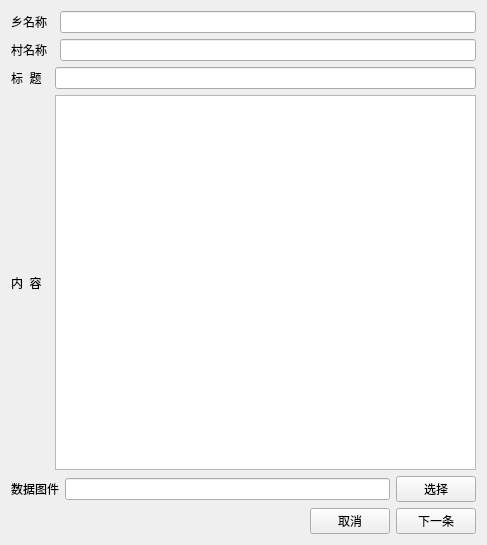
<?xml version="1.0" encoding="UTF-8"?>
<ui version="4.0">
 <class>Form</class>
 <widget class="QWidget" name="Form">
  <property name="geometry">
   <rect>
    <x>0</x>
    <y>0</y>
    <width>487</width>
    <height>545</height>
   </rect>
  </property>
  <property name="windowTitle">
   <string>Form</string>
  </property>
  <layout class="QGridLayout" name="gridLayout">
   <item row="0" column="0">
    <layout class="QHBoxLayout" name="horizontalLayout">
     <item>
      <widget class="QLabel" name="label">
       <property name="text">
        <string>乡名称  </string>
       </property>
      </widget>
     </item>
     <item>
      <widget class="QLineEdit" name="lineEdit"/>
     </item>
    </layout>
   </item>
   <item row="1" column="0">
    <layout class="QHBoxLayout" name="horizontalLayout_2">
     <item>
      <widget class="QLabel" name="label_2">
       <property name="text">
        <string>村名称  </string>
       </property>
      </widget>
     </item>
     <item>
      <widget class="QLineEdit" name="lineEdit_2"/>
     </item>
    </layout>
   </item>
   <item row="2" column="0">
    <layout class="QHBoxLayout" name="horizontalLayout_3">
     <item>
      <widget class="QLabel" name="label_3">
       <property name="text">
        <string>标  题  </string>
       </property>
      </widget>
     </item>
     <item>
      <widget class="QLineEdit" name="lineEdit_4"/>
     </item>
    </layout>
   </item>
   <item row="3" column="0">
    <layout class="QHBoxLayout" name="horizontalLayout_4">
     <item>
      <widget class="QLabel" name="label_4">
       <property name="text">
        <string>内  容  </string>
       </property>
      </widget>
     </item>
     <item>
      <widget class="QTextEdit" name="textEdit_2"/>
     </item>
    </layout>
   </item>
   <item row="4" column="0">
    <layout class="QHBoxLayout" name="horizontalLayout_5">
     <item>
      <widget class="QLabel" name="label_5">
       <property name="text">
        <string>数据图件</string>
       </property>
      </widget>
     </item>
     <item>
      <widget class="QLineEdit" name="lineEdit_5"/>
     </item>
     <item>
      <widget class="QPushButton" name="pushButton">
       <property name="text">
        <string>选择</string>
       </property>
      </widget>
     </item>
    </layout>
   </item>
   <item row="5" column="0">
    <layout class="QHBoxLayout" name="horizontalLayout_6">
     <item>
      <spacer name="horizontalSpacer">
       <property name="orientation">
        <enum>Qt::Horizontal</enum>
       </property>
       <property name="sizeHint" stdset="0">
        <size>
         <width>40</width>
         <height>20</height>
        </size>
       </property>
      </spacer>
     </item>
     <item>
      <widget class="QPushButton" name="pushButton_3">
       <property name="text">
        <string>取消</string>
       </property>
      </widget>
     </item>
     <item>
      <widget class="QPushButton" name="pushButton_2">
       <property name="text">
        <string>下一条</string>
       </property>
      </widget>
     </item>
    </layout>
   </item>
  </layout>
 </widget>
 <resources/>
 <connections/>
</ui>
